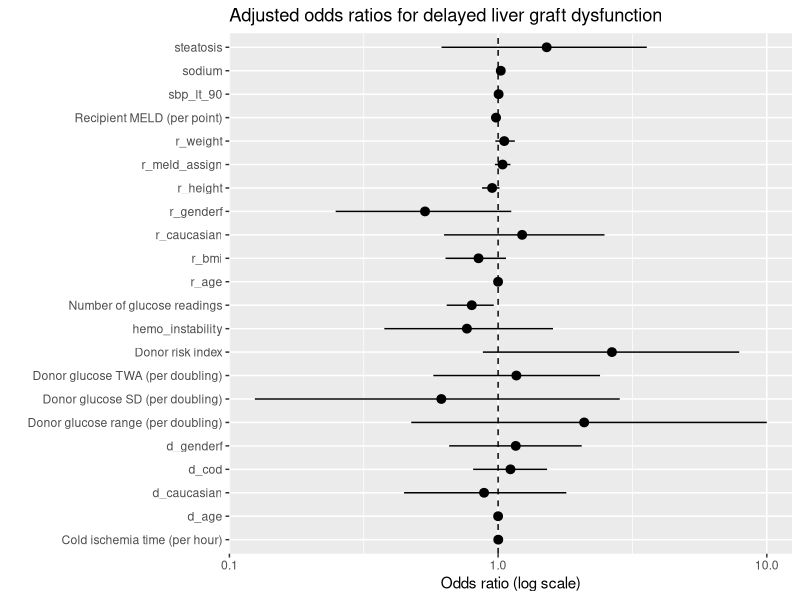

The R source for this figure:
## ---- chunk 1
library(tidyverse)


df <- read.csv("DonorHyperglycemia.csv")

vars <- c("delayed_fn","hyperglycemia","d_age","d_genderf","d_caucasian",
          "steatosis","cold_ischemia","r_age","r_meld_calc")


df <- df |>
  mutate(
    log2_glutwa   = log2(glutwa),
    log2_glurange = log2(glurange + 1e-3),
    log2_glusd    = log2(glusd + 1e-3)
  )

fit <- glm(delayed_fn ~ cold_ischemia + r_height + r_weight + r_bmi + r_age + r_caucasian + r_genderf + r_meld_assign + r_meld_calc + d_age + d_cod + d_caucasian + d_genderf + donorrisk + sodium + steatosis + sbp_lt_90 + hemo_instability + glucount + log2_glutwa + log2_glurange + log2_glusd,
           data = df, 
           family = binomial)
summary(fit)

library(broom)
library(dplyr)
library(ggplot2)

odds_ratio_graph <- broom::tidy(fit, exponentiate = TRUE, conf.int = TRUE) |>
  filter(term != "(Intercept)") |>
  mutate(
    predictor = recode(
      term,
      "log2_glutwa"   = "Donor glucose TWA (per doubling)",
      "log2_glurange" = "Donor glucose range (per doubling)",
      "log2_glusd"    = "Donor glucose SD (per doubling)",
      "donorrisk"     = "Donor risk index",
      "cold_ischemia" = "Cold ischemia time (per hour)",
      "r_meld_calc"   = "Recipient MELD (per point)",
      "glucount"      = "Number of glucose readings"   # added
    )
  )

ggplot(
  odds_ratio_graph,
  aes(x = predictor, y = estimate, ymin = conf.low, ymax = conf.high)
) +
  geom_pointrange() +
  geom_hline(yintercept = 1, linetype = "dashed") +
  coord_flip() +
  scale_y_log10() +
  labs(
    title = "Adjusted odds ratios for delayed liver graft dysfunction",
    x = "",
    y = "Odds ratio (log scale)"
  )

